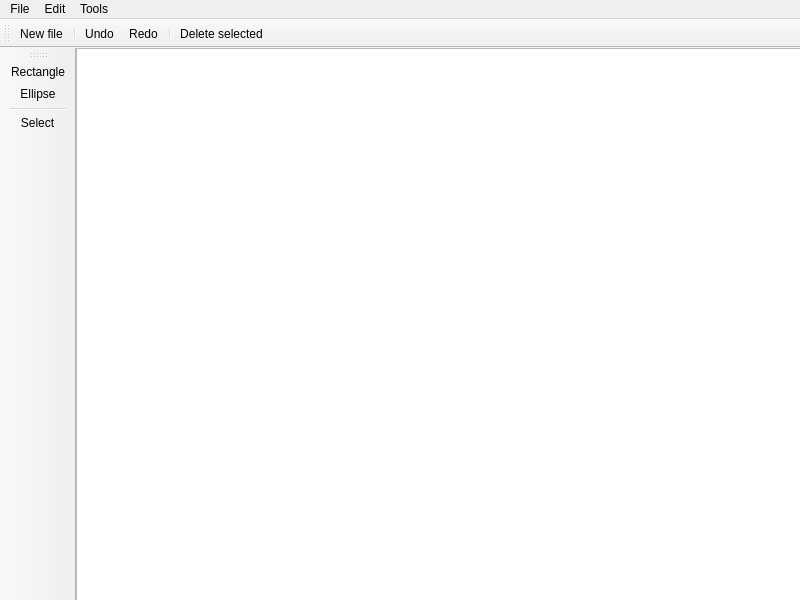
<?xml version="1.0" encoding="UTF-8"?>
<ui version="4.0">
 <class>MainWindow</class>
 <widget class="QMainWindow" name="MainWindow">
  <property name="geometry">
   <rect>
    <x>0</x>
    <y>0</y>
    <width>800</width>
    <height>600</height>
   </rect>
  </property>
  <property name="minimumSize">
   <size>
    <width>800</width>
    <height>600</height>
   </size>
  </property>
  <property name="maximumSize">
   <size>
    <width>800</width>
    <height>600</height>
   </size>
  </property>
  <property name="baseSize">
   <size>
    <width>800</width>
    <height>600</height>
   </size>
  </property>
  <property name="windowTitle">
   <string>GraphicEditor</string>
  </property>
  <property name="windowIcon">
   <iconset resource="ico.qrc">
    <normaloff>:/ico/Palette.png</normaloff>:/ico/Palette.png</iconset>
  </property>
  <widget class="QWidget" name="centralWidget">
   <layout class="QHBoxLayout" name="horizontalLayout">
    <property name="leftMargin">
     <number>0</number>
    </property>
    <property name="topMargin">
     <number>0</number>
    </property>
    <property name="rightMargin">
     <number>0</number>
    </property>
    <property name="bottomMargin">
     <number>0</number>
    </property>
    <item>
     <widget class="QGraphicsView" name="graphicsView">
      <property name="sizePolicy">
       <sizepolicy hsizetype="Fixed" vsizetype="Fixed">
        <horstretch>0</horstretch>
        <verstretch>0</verstretch>
       </sizepolicy>
      </property>
      <property name="minimumSize">
       <size>
        <width>800</width>
        <height>600</height>
       </size>
      </property>
      <property name="maximumSize">
       <size>
        <width>800</width>
        <height>600</height>
       </size>
      </property>
      <property name="locale">
       <locale language="English" country="UnitedStates"/>
      </property>
     </widget>
    </item>
   </layout>
  </widget>
  <widget class="QMenuBar" name="menuBar">
   <property name="geometry">
    <rect>
     <x>0</x>
     <y>0</y>
     <width>800</width>
     <height>20</height>
    </rect>
   </property>
   <widget class="QMenu" name="menuFile">
    <property name="title">
     <string>File</string>
    </property>
    <addaction name="action_new_file"/>
   </widget>
   <widget class="QMenu" name="menuEdit">
    <property name="title">
     <string>Edit</string>
    </property>
    <addaction name="action_undo"/>
    <addaction name="action_redo"/>
    <addaction name="separator"/>
    <addaction name="action_delete_selected"/>
   </widget>
   <widget class="QMenu" name="menuTools">
    <property name="title">
     <string>Tools</string>
    </property>
    <addaction name="action_rectangle"/>
    <addaction name="action_ellipse"/>
    <addaction name="separator"/>
    <addaction name="action_select"/>
   </widget>
   <addaction name="menuFile"/>
   <addaction name="menuEdit"/>
   <addaction name="menuTools"/>
  </widget>
  <widget class="QToolBar" name="mainToolBar">
   <attribute name="toolBarArea">
    <enum>TopToolBarArea</enum>
   </attribute>
   <attribute name="toolBarBreak">
    <bool>false</bool>
   </attribute>
   <addaction name="action_new_file"/>
   <addaction name="separator"/>
   <addaction name="action_undo"/>
   <addaction name="action_redo"/>
   <addaction name="separator"/>
   <addaction name="action_delete_selected"/>
  </widget>
  <widget class="QToolBar" name="toolBar">
   <property name="windowTitle">
    <string>toolBar</string>
   </property>
   <attribute name="toolBarArea">
    <enum>LeftToolBarArea</enum>
   </attribute>
   <attribute name="toolBarBreak">
    <bool>false</bool>
   </attribute>
   <addaction name="action_rectangle"/>
   <addaction name="action_ellipse"/>
   <addaction name="separator"/>
   <addaction name="action_select"/>
  </widget>
  <action name="action_new_file">
   <property name="icon">
    <iconset resource="ico.qrc">
     <normaloff>:/ico/New_File.png</normaloff>:/ico/New_File.png</iconset>
   </property>
   <property name="text">
    <string>New file</string>
   </property>
   <property name="toolTip">
    <string>New file</string>
   </property>
   <property name="shortcut">
    <string>Ctrl+N</string>
   </property>
  </action>
  <action name="action_undo">
   <property name="icon">
    <iconset resource="ico.qrc">
     <normaloff>:/ico/Undo.png</normaloff>:/ico/Undo.png</iconset>
   </property>
   <property name="text">
    <string>Undo</string>
   </property>
   <property name="toolTip">
    <string>Undo</string>
   </property>
   <property name="shortcut">
    <string>Ctrl+Z</string>
   </property>
  </action>
  <action name="action_redo">
   <property name="icon">
    <iconset resource="ico.qrc">
     <normaloff>:/ico/Redo.png</normaloff>:/ico/Redo.png</iconset>
   </property>
   <property name="text">
    <string>Redo</string>
   </property>
   <property name="toolTip">
    <string>Redo</string>
   </property>
   <property name="shortcut">
    <string>Ctrl+Y</string>
   </property>
  </action>
  <action name="action_rectangle">
   <property name="checkable">
    <bool>true</bool>
   </property>
   <property name="icon">
    <iconset resource="ico.qrc">
     <normaloff>:/ico/Rectangle.png</normaloff>:/ico/Rectangle.png</iconset>
   </property>
   <property name="text">
    <string>Rectangle</string>
   </property>
   <property name="toolTip">
    <string>Rectangle</string>
   </property>
   <property name="shortcut">
    <string>Ctrl+R</string>
   </property>
  </action>
  <action name="action_ellipse">
   <property name="checkable">
    <bool>true</bool>
   </property>
   <property name="icon">
    <iconset resource="ico.qrc">
     <normaloff>:/ico/Ellipse.png</normaloff>:/ico/Ellipse.png</iconset>
   </property>
   <property name="text">
    <string>Ellipse</string>
   </property>
   <property name="toolTip">
    <string>Ellipse</string>
   </property>
   <property name="shortcut">
    <string>Ctrl+E</string>
   </property>
  </action>
  <action name="action_select">
   <property name="checkable">
    <bool>true</bool>
   </property>
   <property name="icon">
    <iconset resource="ico.qrc">
     <normaloff>:/ico/Finger.png</normaloff>:/ico/Finger.png</iconset>
   </property>
   <property name="text">
    <string>Select</string>
   </property>
   <property name="toolTip">
    <string>Select</string>
   </property>
   <property name="shortcut">
    <string>Ctrl+W</string>
   </property>
  </action>
  <action name="action_delete_selected">
   <property name="icon">
    <iconset resource="ico.qrc">
     <normaloff>:/ico/Delete.png</normaloff>:/ico/Delete.png</iconset>
   </property>
   <property name="text">
    <string>Delete selected</string>
   </property>
   <property name="toolTip">
    <string>Delete selected</string>
   </property>
   <property name="shortcut">
    <string>Ctrl+D</string>
   </property>
  </action>
 </widget>
 <layoutdefault spacing="6" margin="11"/>
 <resources>
  <include location="ico.qrc"/>
 </resources>
 <connections/>
</ui>
